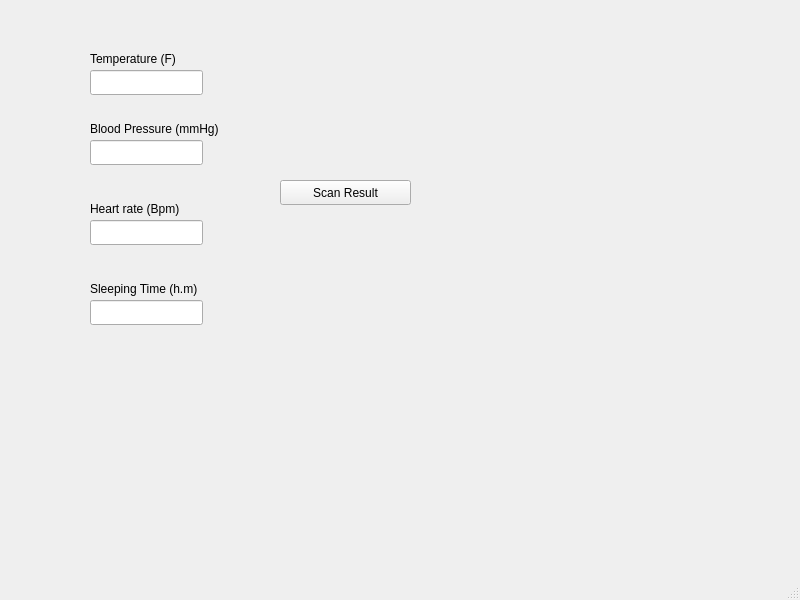
<?xml version="1.0" encoding="UTF-8"?>
<ui version="4.0">
 <class>MainWindow</class>
 <widget class="QMainWindow" name="MainWindow">
  <property name="geometry">
   <rect>
    <x>0</x>
    <y>0</y>
    <width>800</width>
    <height>600</height>
   </rect>
  </property>
  <property name="windowTitle">
   <string>MainWindow</string>
  </property>
  <widget class="QWidget" name="centralwidget">
   <widget class="QStackedWidget" name="stackedWidget">
    <property name="geometry">
     <rect>
      <x>0</x>
      <y>0</y>
      <width>801</width>
      <height>501</height>
     </rect>
    </property>
    <property name="currentIndex">
     <number>5</number>
    </property>
    <widget class="QWidget" name="StartPage">
     <widget class="QPushButton" name="loginButton">
      <property name="geometry">
       <rect>
        <x>320</x>
        <y>180</y>
        <width>83</width>
        <height>25</height>
       </rect>
      </property>
      <property name="text">
       <string>Login</string>
      </property>
     </widget>
     <widget class="QPushButton" name="createProfileButton">
      <property name="geometry">
       <rect>
        <x>300</x>
        <y>230</y>
        <width>121</width>
        <height>25</height>
       </rect>
      </property>
      <property name="text">
       <string>Create Profile</string>
      </property>
     </widget>
     <widget class="QLabel" name="numUsersErrorLabel">
      <property name="geometry">
       <rect>
        <x>240</x>
        <y>320</y>
        <width>281</width>
        <height>51</height>
       </rect>
      </property>
      <property name="text">
       <string/>
      </property>
     </widget>
    </widget>
    <widget class="QWidget" name="CreateProfilePage">
     <widget class="QPushButton" name="submitProfileButton">
      <property name="geometry">
       <rect>
        <x>360</x>
        <y>360</y>
        <width>83</width>
        <height>25</height>
       </rect>
      </property>
      <property name="text">
       <string>Submit</string>
      </property>
     </widget>
     <widget class="QLineEdit" name="firstNameEdit">
      <property name="geometry">
       <rect>
        <x>120</x>
        <y>110</y>
        <width>113</width>
        <height>25</height>
       </rect>
      </property>
     </widget>
     <widget class="QLabel" name="firstNameLabel">
      <property name="geometry">
       <rect>
        <x>120</x>
        <y>90</y>
        <width>71</width>
        <height>17</height>
       </rect>
      </property>
      <property name="text">
       <string>First Name</string>
      </property>
     </widget>
     <widget class="QLabel" name="lastNameLabel">
      <property name="geometry">
       <rect>
        <x>120</x>
        <y>140</y>
        <width>81</width>
        <height>17</height>
       </rect>
      </property>
      <property name="text">
       <string>Last Name</string>
      </property>
     </widget>
     <widget class="QLabel" name="weightLabel">
      <property name="geometry">
       <rect>
        <x>120</x>
        <y>190</y>
        <width>81</width>
        <height>17</height>
       </rect>
      </property>
      <property name="text">
       <string>Weight (kg)</string>
      </property>
     </widget>
     <widget class="QLabel" name="heightLabel">
      <property name="geometry">
       <rect>
        <x>120</x>
        <y>240</y>
        <width>81</width>
        <height>17</height>
       </rect>
      </property>
      <property name="text">
       <string>Height (cm)</string>
      </property>
     </widget>
     <widget class="QLabel" name="dobLabel">
      <property name="geometry">
       <rect>
        <x>120</x>
        <y>290</y>
        <width>191</width>
        <height>17</height>
       </rect>
      </property>
      <property name="text">
       <string>Date Of Birth (DD/MM/YYYY)</string>
      </property>
     </widget>
     <widget class="QLabel" name="phoneLabel">
      <property name="geometry">
       <rect>
        <x>120</x>
        <y>340</y>
        <width>121</width>
        <height>17</height>
       </rect>
      </property>
      <property name="text">
       <string>Phone Number</string>
      </property>
     </widget>
     <widget class="QLabel" name="emailLabel">
      <property name="geometry">
       <rect>
        <x>320</x>
        <y>90</y>
        <width>62</width>
        <height>17</height>
       </rect>
      </property>
      <property name="text">
       <string>Email</string>
      </property>
     </widget>
     <widget class="QLabel" name="passwordLabel">
      <property name="geometry">
       <rect>
        <x>320</x>
        <y>140</y>
        <width>62</width>
        <height>17</height>
       </rect>
      </property>
      <property name="text">
       <string>Password</string>
      </property>
     </widget>
     <widget class="QLineEdit" name="lastNameEdit">
      <property name="geometry">
       <rect>
        <x>120</x>
        <y>160</y>
        <width>113</width>
        <height>25</height>
       </rect>
      </property>
     </widget>
     <widget class="QLineEdit" name="weightEdit">
      <property name="geometry">
       <rect>
        <x>120</x>
        <y>210</y>
        <width>113</width>
        <height>25</height>
       </rect>
      </property>
     </widget>
     <widget class="QLineEdit" name="heightEdit">
      <property name="geometry">
       <rect>
        <x>120</x>
        <y>260</y>
        <width>113</width>
        <height>25</height>
       </rect>
      </property>
     </widget>
     <widget class="QLineEdit" name="dobEdit">
      <property name="geometry">
       <rect>
        <x>120</x>
        <y>310</y>
        <width>171</width>
        <height>25</height>
       </rect>
      </property>
     </widget>
     <widget class="QLineEdit" name="phoneEdit">
      <property name="geometry">
       <rect>
        <x>120</x>
        <y>360</y>
        <width>113</width>
        <height>25</height>
       </rect>
      </property>
     </widget>
     <widget class="QLineEdit" name="emailEdit">
      <property name="geometry">
       <rect>
        <x>320</x>
        <y>110</y>
        <width>181</width>
        <height>25</height>
       </rect>
      </property>
     </widget>
     <widget class="QLineEdit" name="passwordEdit">
      <property name="geometry">
       <rect>
        <x>320</x>
        <y>160</y>
        <width>113</width>
        <height>25</height>
       </rect>
      </property>
     </widget>
     <widget class="QLabel" name="createProfileErrorLabel">
      <property name="geometry">
       <rect>
        <x>90</x>
        <y>430</y>
        <width>601</width>
        <height>41</height>
       </rect>
      </property>
      <property name="text">
       <string/>
      </property>
     </widget>
    </widget>
    <widget class="QWidget" name="LoginPage">
     <widget class="QLineEdit" name="loginEmailEdit">
      <property name="geometry">
       <rect>
        <x>110</x>
        <y>160</y>
        <width>113</width>
        <height>25</height>
       </rect>
      </property>
     </widget>
     <widget class="QLineEdit" name="loginPasswordEdit">
      <property name="geometry">
       <rect>
        <x>260</x>
        <y>160</y>
        <width>113</width>
        <height>25</height>
       </rect>
      </property>
     </widget>
     <widget class="QPushButton" name="loginSubmitButton">
      <property name="geometry">
       <rect>
        <x>420</x>
        <y>160</y>
        <width>83</width>
        <height>25</height>
       </rect>
      </property>
      <property name="text">
       <string>Submit</string>
      </property>
     </widget>
     <widget class="QLabel" name="loginEmailLabel">
      <property name="geometry">
       <rect>
        <x>110</x>
        <y>140</y>
        <width>62</width>
        <height>17</height>
       </rect>
      </property>
      <property name="text">
       <string>Email:</string>
      </property>
     </widget>
     <widget class="QLabel" name="loginPassLabel">
      <property name="geometry">
       <rect>
        <x>260</x>
        <y>140</y>
        <width>62</width>
        <height>17</height>
       </rect>
      </property>
      <property name="text">
       <string>Password:</string>
      </property>
     </widget>
     <widget class="QLabel" name="loginErrorLabel">
      <property name="geometry">
       <rect>
        <x>120</x>
        <y>250</y>
        <width>441</width>
        <height>17</height>
       </rect>
      </property>
      <property name="text">
       <string/>
      </property>
     </widget>
    </widget>
    <widget class="QWidget" name="MainPage">
     <widget class="QPushButton" name="startMeasurementButton">
      <property name="geometry">
       <rect>
        <x>280</x>
        <y>110</y>
        <width>141</width>
        <height>25</height>
       </rect>
      </property>
      <property name="text">
       <string>Start Measurement</string>
      </property>
     </widget>
     <widget class="QPushButton" name="displayRecButton">
      <property name="geometry">
       <rect>
        <x>240</x>
        <y>160</y>
        <width>231</width>
        <height>25</height>
       </rect>
      </property>
      <property name="text">
       <string>Display Recommendations</string>
      </property>
     </widget>
     <widget class="QPushButton" name="viewHistoryButton">
      <property name="geometry">
       <rect>
        <x>310</x>
        <y>210</y>
        <width>83</width>
        <height>25</height>
       </rect>
      </property>
      <property name="text">
       <string>View History</string>
      </property>
     </widget>
     <widget class="QPushButton" name="deleteUserButton">
      <property name="geometry">
       <rect>
        <x>310</x>
        <y>250</y>
        <width>83</width>
        <height>25</height>
       </rect>
      </property>
      <property name="text">
       <string>Delete User</string>
      </property>
     </widget>
     <widget class="QPushButton" name="switchUserButton">
      <property name="geometry">
       <rect>
        <x>290</x>
        <y>290</y>
        <width>121</width>
        <height>25</height>
       </rect>
      </property>
      <property name="text">
       <string>Switch User</string>
      </property>
     </widget>
     <widget class="QPushButton" name="togglePowerDeviceButton">
      <property name="geometry">
       <rect>
        <x>100</x>
        <y>460</y>
        <width>171</width>
        <height>25</height>
       </rect>
      </property>
      <property name="text">
       <string>Toggle Device Power: OFF</string>
      </property>
     </widget>
     <widget class="QPushButton" name="chargeDeviceButton">
      <property name="geometry">
       <rect>
        <x>290</x>
        <y>460</y>
        <width>161</width>
        <height>25</height>
       </rect>
      </property>
      <property name="text">
       <string>Charge Device Battery</string>
      </property>
     </widget>
     <widget class="QPushButton" name="toggleContactButton">
      <property name="geometry">
       <rect>
        <x>480</x>
        <y>460</y>
        <width>141</width>
        <height>25</height>
       </rect>
      </property>
      <property name="text">
       <string>Toggle Contact: OFF</string>
      </property>
     </widget>
     <widget class="QPushButton" name="logoutButton">
      <property name="geometry">
       <rect>
        <x>290</x>
        <y>370</y>
        <width>121</width>
        <height>25</height>
       </rect>
      </property>
      <property name="text">
       <string>Logout</string>
      </property>
     </widget>
     <widget class="QLabel" name="DeviceErrorLabel">
      <property name="geometry">
       <rect>
        <x>200</x>
        <y>410</y>
        <width>351</width>
        <height>20</height>
       </rect>
      </property>
      <property name="text">
       <string/>
      </property>
     </widget>
     <widget class="QPushButton" name="updateUserButton">
      <property name="geometry">
       <rect>
        <x>290</x>
        <y>330</y>
        <width>121</width>
        <height>25</height>
       </rect>
      </property>
      <property name="text">
       <string>Update User</string>
      </property>
     </widget>
    </widget>
    <widget class="QWidget" name="BeforeScanPage">
     <widget class="QPushButton" name="scanBackButton">
      <property name="geometry">
       <rect>
        <x>590</x>
        <y>260</y>
        <width>101</width>
        <height>25</height>
       </rect>
      </property>
      <property name="text">
       <string>Cancel Scan</string>
      </property>
     </widget>
     <widget class="QPushButton" name="scanMPointButton">
      <property name="geometry">
       <rect>
        <x>540</x>
        <y>220</y>
        <width>191</width>
        <height>25</height>
       </rect>
      </property>
      <property name="text">
       <string>Scan Meridian Points</string>
      </property>
     </widget>
     <widget class="QLabel" name="scanInstructionsLabel">
      <property name="geometry">
       <rect>
        <x>60</x>
        <y>110</y>
        <width>451</width>
        <height>231</height>
       </rect>
      </property>
      <property name="text">
       <string>Spray bit of water to ensure good conductivity and contact with skin</string>
      </property>
     </widget>
    </widget>
    <widget class="QWidget" name="PostScanPage">
     <widget class="QLineEdit" name="tempEdit">
      <property name="geometry">
       <rect>
        <x>90</x>
        <y>70</y>
        <width>113</width>
        <height>25</height>
       </rect>
      </property>
     </widget>
     <widget class="QLineEdit" name="bloodPressureEdit">
      <property name="geometry">
       <rect>
        <x>90</x>
        <y>140</y>
        <width>113</width>
        <height>25</height>
       </rect>
      </property>
     </widget>
     <widget class="QLineEdit" name="heartRateEdit">
      <property name="geometry">
       <rect>
        <x>90</x>
        <y>220</y>
        <width>113</width>
        <height>25</height>
       </rect>
      </property>
     </widget>
     <widget class="QLabel" name="tempLabel">
      <property name="geometry">
       <rect>
        <x>90</x>
        <y>50</y>
        <width>111</width>
        <height>17</height>
       </rect>
      </property>
      <property name="text">
       <string>Temperature (F)</string>
      </property>
     </widget>
     <widget class="QLabel" name="bloodPressureLabel">
      <property name="geometry">
       <rect>
        <x>90</x>
        <y>120</y>
        <width>161</width>
        <height>17</height>
       </rect>
      </property>
      <property name="text">
       <string>Blood Pressure (mmHg)</string>
      </property>
     </widget>
     <widget class="QLabel" name="heartRateLabel">
      <property name="geometry">
       <rect>
        <x>90</x>
        <y>200</y>
        <width>111</width>
        <height>17</height>
       </rect>
      </property>
      <property name="text">
       <string>Heart rate (Bpm)</string>
      </property>
     </widget>
     <widget class="QLabel" name="sleepTimeLabel">
      <property name="geometry">
       <rect>
        <x>90</x>
        <y>280</y>
        <width>141</width>
        <height>17</height>
       </rect>
      </property>
      <property name="text">
       <string>Sleeping Time (h.m) </string>
      </property>
     </widget>
     <widget class="QLineEdit" name="sleepTimeEdit">
      <property name="geometry">
       <rect>
        <x>90</x>
        <y>300</y>
        <width>113</width>
        <height>25</height>
       </rect>
      </property>
     </widget>
     <widget class="QPushButton" name="submitScanResultButton">
      <property name="geometry">
       <rect>
        <x>280</x>
        <y>180</y>
        <width>131</width>
        <height>25</height>
       </rect>
      </property>
      <property name="text">
       <string>Scan Result</string>
      </property>
     </widget>
     <widget class="QLabel" name="postScanErrorLabel">
      <property name="geometry">
       <rect>
        <x>280</x>
        <y>240</y>
        <width>511</width>
        <height>17</height>
       </rect>
      </property>
      <property name="text">
       <string/>
      </property>
     </widget>
    </widget>
    <widget class="QWidget" name="HistoryPage">
     <widget class="QListWidget" name="historyList">
      <property name="geometry">
       <rect>
        <x>50</x>
        <y>40</y>
        <width>461</width>
        <height>341</height>
       </rect>
      </property>
     </widget>
     <widget class="QPushButton" name="submitHistoryButton">
      <property name="geometry">
       <rect>
        <x>550</x>
        <y>350</y>
        <width>83</width>
        <height>25</height>
       </rect>
      </property>
      <property name="text">
       <string>View Result</string>
      </property>
     </widget>
     <widget class="QPushButton" name="historyBackButton">
      <property name="geometry">
       <rect>
        <x>350</x>
        <y>450</y>
        <width>83</width>
        <height>25</height>
       </rect>
      </property>
      <property name="text">
       <string>Back</string>
      </property>
     </widget>
     <widget class="QLineEdit" name="historyIndexEdit">
      <property name="geometry">
       <rect>
        <x>540</x>
        <y>300</y>
        <width>113</width>
        <height>25</height>
       </rect>
      </property>
     </widget>
     <widget class="QLabel" name="historyIndexLabel">
      <property name="geometry">
       <rect>
        <x>510</x>
        <y>250</y>
        <width>191</width>
        <height>51</height>
       </rect>
      </property>
      <property name="text">
       <string>Enter Index Number To View</string>
      </property>
     </widget>
     <widget class="QLabel" name="historyErrorLabel">
      <property name="geometry">
       <rect>
        <x>490</x>
        <y>400</y>
        <width>231</width>
        <height>17</height>
       </rect>
      </property>
      <property name="text">
       <string/>
      </property>
     </widget>
    </widget>
    <widget class="QWidget" name="ResultPage">
     <widget class="QLabel" name="resultValue1Label">
      <property name="geometry">
       <rect>
        <x>20</x>
        <y>90</y>
        <width>611</width>
        <height>17</height>
       </rect>
      </property>
      <property name="text">
       <string>v1</string>
      </property>
     </widget>
     <widget class="QLabel" name="resultValue5Label">
      <property name="geometry">
       <rect>
        <x>20</x>
        <y>240</y>
        <width>581</width>
        <height>17</height>
       </rect>
      </property>
      <property name="text">
       <string>v5</string>
      </property>
     </widget>
     <widget class="QLabel" name="resultValue2Label">
      <property name="geometry">
       <rect>
        <x>20</x>
        <y>120</y>
        <width>591</width>
        <height>17</height>
       </rect>
      </property>
      <property name="text">
       <string>v2</string>
      </property>
     </widget>
     <widget class="QLabel" name="resultValue3Label">
      <property name="geometry">
       <rect>
        <x>20</x>
        <y>160</y>
        <width>621</width>
        <height>17</height>
       </rect>
      </property>
      <property name="text">
       <string>v3</string>
      </property>
     </widget>
     <widget class="QLabel" name="resultValue4Label">
      <property name="geometry">
       <rect>
        <x>20</x>
        <y>200</y>
        <width>611</width>
        <height>17</height>
       </rect>
      </property>
      <property name="text">
       <string>v4</string>
      </property>
     </widget>
     <widget class="QLabel" name="resultTempLabel">
      <property name="geometry">
       <rect>
        <x>390</x>
        <y>310</y>
        <width>191</width>
        <height>17</height>
       </rect>
      </property>
      <property name="text">
       <string>temp</string>
      </property>
     </widget>
     <widget class="QLabel" name="resultBPLabel">
      <property name="geometry">
       <rect>
        <x>120</x>
        <y>310</y>
        <width>161</width>
        <height>17</height>
       </rect>
      </property>
      <property name="text">
       <string>bp</string>
      </property>
     </widget>
     <widget class="QLabel" name="resultSleepLabel">
      <property name="geometry">
       <rect>
        <x>120</x>
        <y>350</y>
        <width>111</width>
        <height>17</height>
       </rect>
      </property>
      <property name="text">
       <string>sleeptime</string>
      </property>
     </widget>
     <widget class="QLabel" name="resultHRLabel">
      <property name="geometry">
       <rect>
        <x>390</x>
        <y>350</y>
        <width>121</width>
        <height>17</height>
       </rect>
      </property>
      <property name="text">
       <string>heart rate</string>
      </property>
     </widget>
     <widget class="QLabel" name="resultNameLabel">
      <property name="geometry">
       <rect>
        <x>110</x>
        <y>30</y>
        <width>221</width>
        <height>17</height>
       </rect>
      </property>
      <property name="text">
       <string>name</string>
      </property>
     </widget>
     <widget class="QLabel" name="resultPhoneLabel">
      <property name="geometry">
       <rect>
        <x>110</x>
        <y>60</y>
        <width>231</width>
        <height>17</height>
       </rect>
      </property>
      <property name="text">
       <string>phone</string>
      </property>
     </widget>
     <widget class="QLabel" name="resultEmailLabel">
      <property name="geometry">
       <rect>
        <x>360</x>
        <y>30</y>
        <width>221</width>
        <height>17</height>
       </rect>
      </property>
      <property name="text">
       <string>email</string>
      </property>
     </widget>
     <widget class="QLabel" name="resultDobLabel">
      <property name="geometry">
       <rect>
        <x>360</x>
        <y>60</y>
        <width>211</width>
        <height>17</height>
       </rect>
      </property>
      <property name="text">
       <string>dob</string>
      </property>
     </widget>
     <widget class="QLabel" name="resultDateLabel">
      <property name="geometry">
       <rect>
        <x>590</x>
        <y>40</y>
        <width>211</width>
        <height>17</height>
       </rect>
      </property>
      <property name="text">
       <string>date</string>
      </property>
     </widget>
     <widget class="QPushButton" name="resultsBackButton">
      <property name="geometry">
       <rect>
        <x>360</x>
        <y>400</y>
        <width>83</width>
        <height>25</height>
       </rect>
      </property>
      <property name="text">
       <string>Back</string>
      </property>
     </widget>
    </widget>
    <widget class="QWidget" name="RecommendationsPage">
     <widget class="QTextBrowser" name="textBrowser">
      <property name="geometry">
       <rect>
        <x>0</x>
        <y>0</y>
        <width>791</width>
        <height>401</height>
       </rect>
      </property>
      <property name="html">
       <string>&lt;!DOCTYPE HTML PUBLIC &quot;-//W3C//DTD HTML 4.0//EN&quot; &quot;http://www.w3.org/TR/REC-html40/strict.dtd&quot;&gt;
&lt;html&gt;&lt;head&gt;&lt;meta name=&quot;qrichtext&quot; content=&quot;1&quot; /&gt;&lt;style type=&quot;text/css&quot;&gt;
p, li { white-space: pre-wrap; }
&lt;/style&gt;&lt;/head&gt;&lt;body style=&quot; font-family:'Sans'; font-size:10pt; font-weight:400; font-style:normal;&quot;&gt;
&lt;p style=&quot; margin-top:0px; margin-bottom:0px; margin-left:0px; margin-right:0px; -qt-block-indent:0; text-indent:0px; line-height:138%;&quot;&gt;&lt;a name=&quot;docs-internal-guid-ce62c94f-7fff-128d-51f0-c7c35bf45a39&quot;&gt;&lt;/a&gt;&lt;span style=&quot; font-family:'Arial','sans-serif'; font-size:11pt; color:#000000; background-color:transparent;&quot;&gt;U&lt;/span&gt;&lt;span style=&quot; font-family:'Arial','sans-serif'; font-size:11pt; color:#000000; background-color:transparent;&quot;&gt;ser Recommendations:&lt;br /&gt;1. Stay Hydrated: Your hydration levels appear slightly lower than optimal. We recommend increasing your water intake by at least 2 liters per day to improve your overall health and energy levels.&lt;/span&gt;&lt;/p&gt;
&lt;p style=&quot; margin-top:0px; margin-bottom:0px; margin-left:0px; margin-right:0px; -qt-block-indent:0; text-indent:0px; line-height:138%;&quot;&gt;&lt;span style=&quot; font-family:'Arial','sans-serif'; font-size:11pt; color:#000000; background-color:transparent;&quot;&gt;2. Improve Sleep Quality: Your sleep cycle shows signs of irregularity, especially in the deep sleep stages. Aim for a consistent bedtime and avoid screens 30 minutes before sleep to promote better rest.&lt;/span&gt;&lt;/p&gt;
&lt;p style=&quot; margin-top:0px; margin-bottom:0px; margin-left:0px; margin-right:0px; -qt-block-indent:0; text-indent:0px; line-height:138%;&quot;&gt;&lt;span style=&quot; font-family:'Arial','sans-serif'; font-size:11pt; color:#000000; background-color:transparent;&quot;&gt;3. Increase Physical Activity: Your activity levels are below the daily recommended average. We suggest incorporating 30 minutes of moderate exercise daily to improve cardiovascular health and overall stamina.&lt;/span&gt;&lt;/p&gt;
&lt;p style=&quot; margin-top:0px; margin-bottom:0px; margin-left:0px; margin-right:0px; -qt-block-indent:0; text-indent:0px; line-height:138%;&quot;&gt;&lt;span style=&quot; font-family:'Arial','sans-serif'; font-size:11pt; color:#000000; background-color:transparent;&quot;&gt;4. Manage Stress Levels: Your stress levels are higher than ideal, based on the physiological readings. Consider practicing mindfulness techniques or daily relaxation exercises to reduce stress and improve mental well-being.&lt;/span&gt;&lt;/p&gt;
&lt;p style=&quot; margin-top:0px; margin-bottom:0px; margin-left:0px; margin-right:0px; -qt-block-indent:0; text-indent:0px; line-height:138%;&quot;&gt;&lt;span style=&quot; font-family:'Arial','sans-serif'; font-size:11pt; color:#000000; background-color:transparent;&quot;&gt;5. Balanced Diet: Your nutrient intake appears unbalanced, with lower levels of essential vitamins. We recommend increasing the intake of fruits, vegetables, and lean proteins to support better health.&lt;/span&gt;&lt;/p&gt;
&lt;p style=&quot; margin-top:0px; margin-bottom:0px; margin-left:0px; margin-right:0px; -qt-block-indent:0; text-indent:0px; line-height:138%;&quot;&gt;&lt;span style=&quot; font-family:'Arial','sans-serif'; font-size:11pt; color:#000000; background-color:transparent;&quot;&gt;6. Optimize Posture: Your posture analysis indicates areas of improvement, especially in your back and neck alignment. Consider practicing posture exercises and investing in ergonomic furniture.&lt;/span&gt;&lt;/p&gt;
&lt;p style=&quot; margin-top:0px; margin-bottom:0px; margin-left:0px; margin-right:0px; -qt-block-indent:0; text-indent:0px; line-height:138%;&quot;&gt;&lt;span style=&quot; font-family:'Arial','sans-serif'; font-size:11pt; color:#000000; background-color:transparent;&quot;&gt;7. Mental Health Focus: Your readings suggest a slight dip in mental well-being. Engage in regular social activities, mindfulness, and activities you enjoy to boost mood and mental clarity.&lt;/span&gt;&lt;/p&gt;
&lt;p style=&quot; margin-top:0px; margin-bottom:0px; margin-left:0px; margin-right:0px; -qt-block-indent:0; text-indent:0px;&quot;&gt;&lt;br /&gt;&lt;/p&gt;&lt;/body&gt;&lt;/html&gt;</string>
      </property>
     </widget>
     <widget class="QPushButton" name="recomBackButton">
      <property name="geometry">
       <rect>
        <x>302</x>
        <y>430</y>
        <width>111</width>
        <height>25</height>
       </rect>
      </property>
      <property name="text">
       <string>Back</string>
      </property>
     </widget>
    </widget>
    <widget class="QWidget" name="updateProfilePage">
     <widget class="QLabel" name="heightLabel_2">
      <property name="geometry">
       <rect>
        <x>20</x>
        <y>100</y>
        <width>81</width>
        <height>17</height>
       </rect>
      </property>
      <property name="text">
       <string>Height (cm)</string>
      </property>
     </widget>
     <widget class="QLabel" name="phoneLabel_2">
      <property name="geometry">
       <rect>
        <x>20</x>
        <y>150</y>
        <width>62</width>
        <height>17</height>
       </rect>
      </property>
      <property name="text">
       <string>Phone</string>
      </property>
     </widget>
     <widget class="QLabel" name="weightLabel_2">
      <property name="geometry">
       <rect>
        <x>20</x>
        <y>60</y>
        <width>81</width>
        <height>17</height>
       </rect>
      </property>
      <property name="text">
       <string>Weight (kg)</string>
      </property>
     </widget>
     <widget class="QLineEdit" name="weightEditBox">
      <property name="geometry">
       <rect>
        <x>110</x>
        <y>50</y>
        <width>113</width>
        <height>25</height>
       </rect>
      </property>
     </widget>
     <widget class="QLineEdit" name="heightEditBox">
      <property name="geometry">
       <rect>
        <x>110</x>
        <y>100</y>
        <width>113</width>
        <height>25</height>
       </rect>
      </property>
     </widget>
     <widget class="QLineEdit" name="phoneEditBox">
      <property name="geometry">
       <rect>
        <x>110</x>
        <y>150</y>
        <width>113</width>
        <height>25</height>
       </rect>
      </property>
     </widget>
     <widget class="QPushButton" name="backButton">
      <property name="geometry">
       <rect>
        <x>320</x>
        <y>110</y>
        <width>83</width>
        <height>25</height>
       </rect>
      </property>
      <property name="text">
       <string>Back</string>
      </property>
     </widget>
     <widget class="QPushButton" name="submitUpdateUserButton">
      <property name="geometry">
       <rect>
        <x>320</x>
        <y>50</y>
        <width>83</width>
        <height>25</height>
       </rect>
      </property>
      <property name="text">
       <string>Submit</string>
      </property>
     </widget>
    </widget>
   </widget>
   <widget class="QLabel" name="batteryIndicatorLabel">
    <property name="geometry">
     <rect>
      <x>291</x>
      <y>540</y>
      <width>211</width>
      <height>20</height>
     </rect>
    </property>
    <property name="text">
     <string/>
    </property>
   </widget>
   <widget class="QLabel" name="batteryIndicatorLabel_2">
    <property name="geometry">
     <rect>
      <x>290</x>
      <y>520</y>
      <width>211</width>
      <height>20</height>
     </rect>
    </property>
    <property name="text">
     <string/>
    </property>
   </widget>
  </widget>
  <widget class="QMenuBar" name="menubar">
   <property name="geometry">
    <rect>
     <x>0</x>
     <y>0</y>
     <width>800</width>
     <height>22</height>
    </rect>
   </property>
  </widget>
  <widget class="QStatusBar" name="statusbar"/>
 </widget>
 <resources/>
 <connections/>
</ui>
